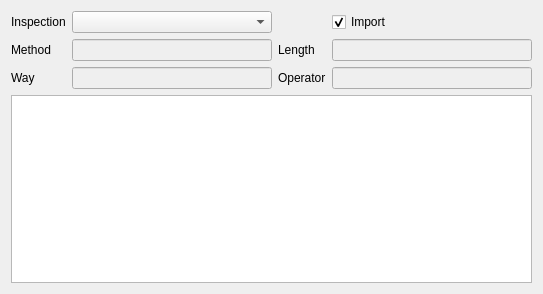
<?xml version="1.0" encoding="UTF-8"?>
<ui version="4.0">
 <class>InspectionWidget</class>
 <widget class="QWidget" name="InspectionWidget">
  <property name="geometry">
   <rect>
    <x>0</x>
    <y>0</y>
    <width>543</width>
    <height>294</height>
   </rect>
  </property>
  <property name="windowTitle">
   <string>Form</string>
  </property>
  <layout class="QGridLayout" name="gridLayout">
   <item row="2" column="1">
    <widget class="QLineEdit" name="inspectionDirEdit">
     <property name="enabled">
      <bool>false</bool>
     </property>
    </widget>
   </item>
   <item row="0" column="1">
    <widget class="QComboBox" name="inspectionCombo"/>
   </item>
   <item row="0" column="0">
    <widget class="QLabel" name="label_9">
     <property name="text">
      <string>Inspection</string>
     </property>
    </widget>
   </item>
   <item row="2" column="2">
    <widget class="QLabel" name="label_4">
     <property name="text">
      <string>Operator</string>
     </property>
    </widget>
   </item>
   <item row="1" column="0">
    <widget class="QLabel" name="label">
     <property name="text">
      <string>Method</string>
     </property>
    </widget>
   </item>
   <item row="1" column="1">
    <widget class="QLineEdit" name="inspMethodEdit">
     <property name="enabled">
      <bool>false</bool>
     </property>
    </widget>
   </item>
   <item row="1" column="2">
    <widget class="QLabel" name="label_3">
     <property name="text">
      <string>Length</string>
     </property>
    </widget>
   </item>
   <item row="1" column="3">
    <widget class="QLineEdit" name="inspectedLengthEdit">
     <property name="enabled">
      <bool>false</bool>
     </property>
    </widget>
   </item>
   <item row="2" column="0">
    <widget class="QLabel" name="label_2">
     <property name="text">
      <string>Way</string>
     </property>
    </widget>
   </item>
   <item row="2" column="3">
    <widget class="QLineEdit" name="operatorEdit">
     <property name="enabled">
      <bool>false</bool>
     </property>
    </widget>
   </item>
   <item row="3" column="0" colspan="4">
    <widget class="ObservationTable" name="observationTable"/>
   </item>
   <item row="0" column="3">
    <widget class="QCheckBox" name="importCheckBox">
     <property name="text">
      <string>Import</string>
     </property>
     <property name="checked">
      <bool>true</bool>
     </property>
    </widget>
   </item>
  </layout>
 </widget>
 <customwidgets>
  <customwidget>
   <class>ObservationTable</class>
   <extends>QTableWidget</extends>
   <header location="global">wincan2teksi.gui.observationtable</header>
  </customwidget>
 </customwidgets>
 <connections/>
</ui>
